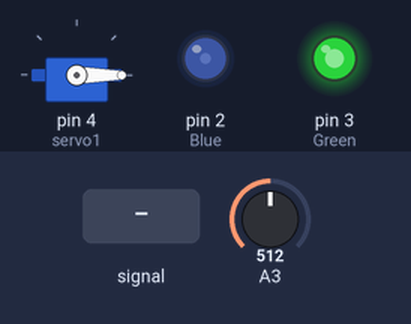
The sketch below on a simulated Arduino Uno, built with avr-gcc and run on an emulated ATmega328P. On the bench: servo, output pins drawn as LEDs (lit = HIGH). The test bench sets the inputs (shaded band); at power-on: A3 = 512. Pins used as bus, display or sensor lines are not drawn.

Above: at 1.2 s.
1.3 s: A3 fed a 200 Hz sine of ±81 counts around its level
4.3 s: A3 set to 716
At 5.1 s:
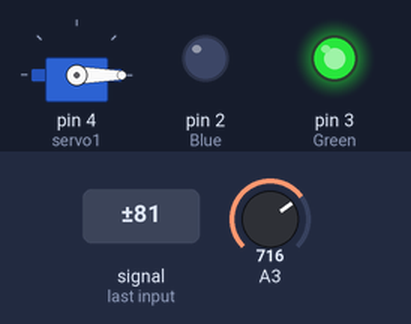
7.3 s: A3 set to 900
10.3 s: A3 set to 1023
At 11.4 s:
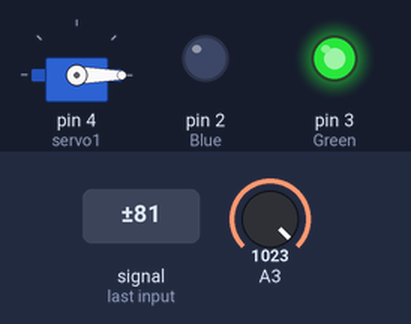
13.3 s: A3 set to 511
At 14.3 s:
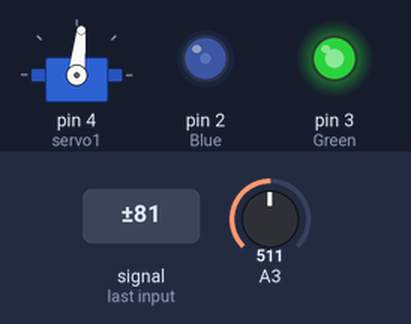
15.1 s: A3 fed a 1000 Hz sine of ±255 counts around its level
At 16.17 s:
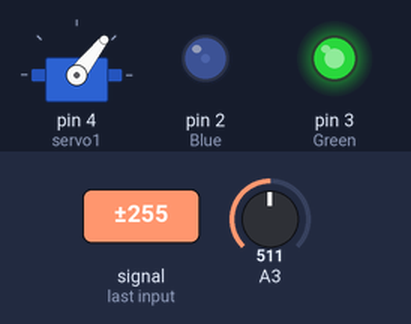
Timing chart, 0 to 65.6 s (numbered marks = the images above; inputs shaded):
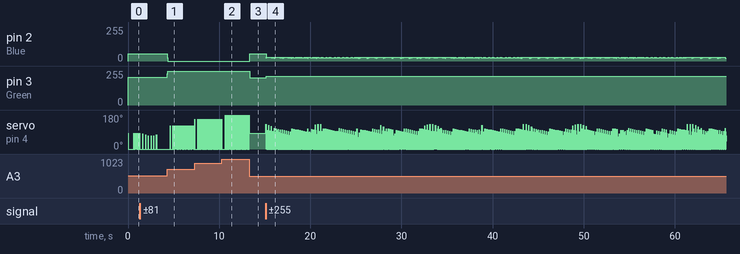

Measured:
- after the input at 4.3 s, pin 2 (Blue): 56/255 → 0/255 at once; pin 3 (Green): 207/255 → 255/255 at once
- after the input at 13.3 s, pin 2 (Blue): 0/255 → 56/255 at once; pin 3 (Green): 255/255 → 206/255 at once
- after the input at 15.1 s, pin 2 (Blue): 56/255 → 22/255 at once, then moves between 22/255 and 30/255, repeating every 17.8 s; pin 3 (Green): 206/255 → 217/255 at once

The sketch:

surprising_lahdi_snicket1__2_.ino
```cpp
#include <Servo.h>
Servo servo1;
int Red=1;
int Blue=2;
int Green=3;

int pinpot=A1;
int val1;


void setup()
{
 servo1.attach(4);
 pinMode(Red, OUTPUT);
 pinMode(Blue, OUTPUT);
 pinMode(Green, OUTPUT);
 Serial.begin(9600);

}

void loop() {
servo1.write(0);
val1=analogRead(A3);
val1=map( val1, 60,1023,0,180);
if (val1<=60){
servo1.write(val1);
digitalWrite(Red, HIGH);
digitalWrite(Blue, LOW);
digitalWrite(Green, LOW);

  }
 else if (val1 <=120 && val1 >=60 ){
servo1.write(val1);
digitalWrite(Blue, HIGH);
digitalWrite(Red, LOW);
digitalWrite(Green, LOW);

  }
else (val1<=180 && val1 >=120);{
servo1.write(val1);
digitalWrite(Green, HIGH);
digitalWrite(Blue, LOW);
  digitalWrite(Red, LOW);
}
}


/*APPLICATIONS

1.Printers: move paper along to print multiple rows of text or graphics in exact lines on a paper
2.Automatic Door Openers: Supermarkets and hospital entrances are some major examples of automated door openers controlled by servo motors.
3.Robotics: A servo motor at every "joint" of a robot is used to actuate movements, giving the robot arm its precise angle.
*/
```
